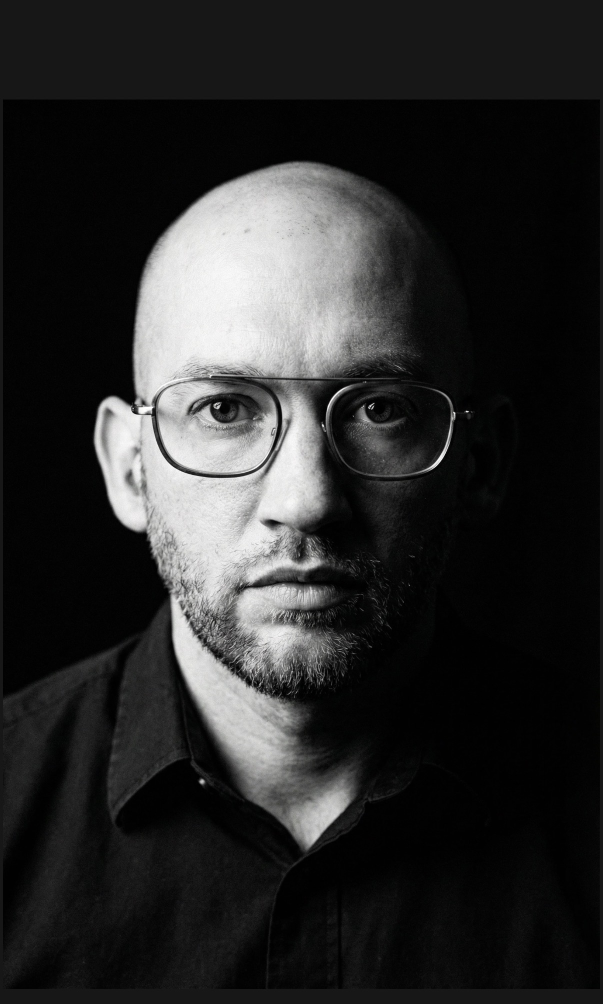
#> input picture dist/assets/zorba.jpg, 1206 x 2008 px, found by its file name (shown at 1/2 size)
$ python portraits.py ../dist/assets/zorba.jpg
#> lines starting #> are read from the running program, lines starting #| are printed output that depends on the picture; after the words box and inside, x2 and y2 are one past the last pixel; in counts of white or black regions, pixels touching at a corner belong together; pictures that were not available may be replaced by others from this repository, and a replacement may not be noted
import sys, io, numpy as np
from PIL import Image, ImageFilter, ImageOps
from rembg import remove, new_session
src='/home/claude/handoff/dist/assets/'; out=sys.argv[1]
# --- Zorba: trim baked-in grey frame, resize, compress
z=Image.open(src+'zorba.jpg').convert('L'); a=np.asarray(z).astype(int)
mask=np.abs(a-23)>3; ys,xs=np.where(mask)
#> after `mask = np.abs(a - 23) > 3`:
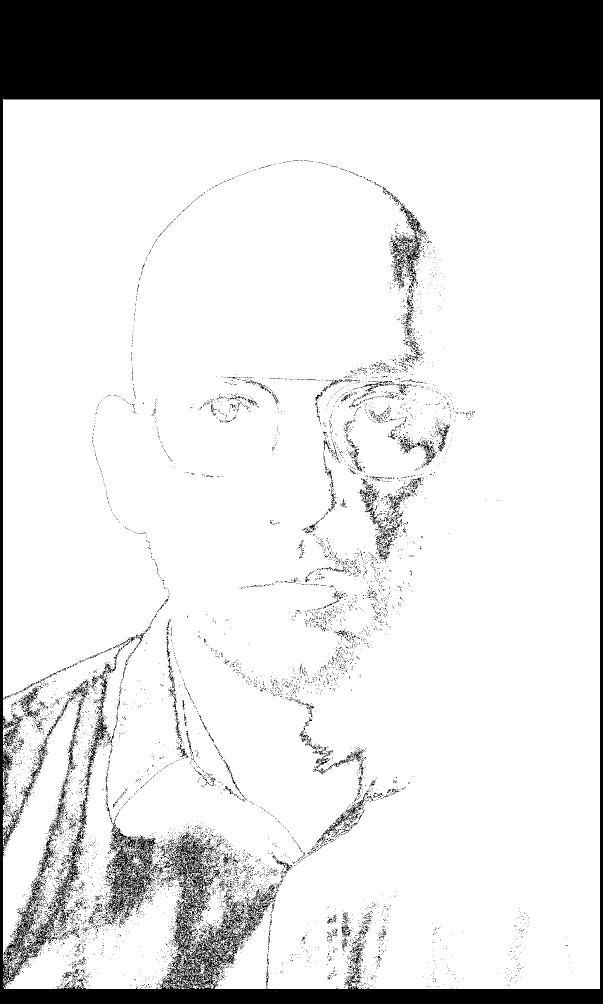
#> mask: shape (2008, 1206) bool (shown at 1/2 size); 84.4% white; 9278 black regions (8960 under 20 px), largest, box (x1, y1, x2, y2) and area: (0, 0, 1206, 2008) 320020, (215, 1657, 318, 1839) 6492, (781, 470, 842, 577) 2024
# robust bbox: rows/cols where enough pixels differ from frame grey
rows=np.where(mask.mean(axis=1)>0.5)[0]; cols=np.where(mask.mean(axis=0)>0.5)[0]
#> after `rows = np.where(mask.mean(axis=1) > 0.5)[0]`: rows = 1779 values from 199 to 1977
#> after `cols = np.where(mask.mean(axis=0) > 0.5)[0]`: cols = 1194 values from 6 to 1199
box=(cols.min()+2,rows.min()+2,cols.max()-1,rows.max()-1); print('zorba crop',box)
#> after `box = (cols.min() + 2, rows.min() + 2, cols.max() - 1, rows.max() - 1)`: box = (8, 201, 1198, 1976)
#| zorba crop (8, 201, 1198, 1976)
zc=z.crop(box)
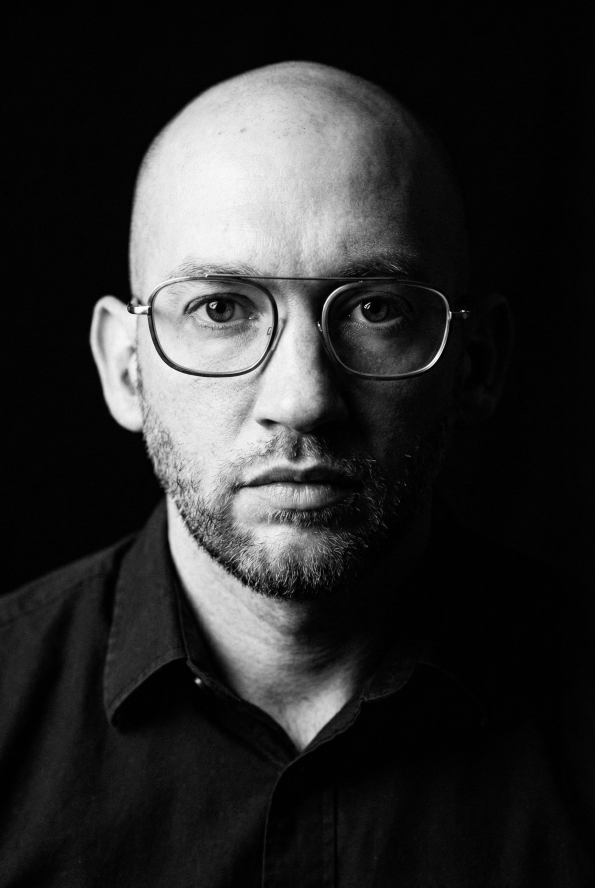
#> zc: PIL image 1190x1775 L (shown at 1/2 size); min 0, max 255, mean 45.2
# --- Etan: B&W low-key to match Zorba
e=Image.open(src+'etan.png').convert('RGB')
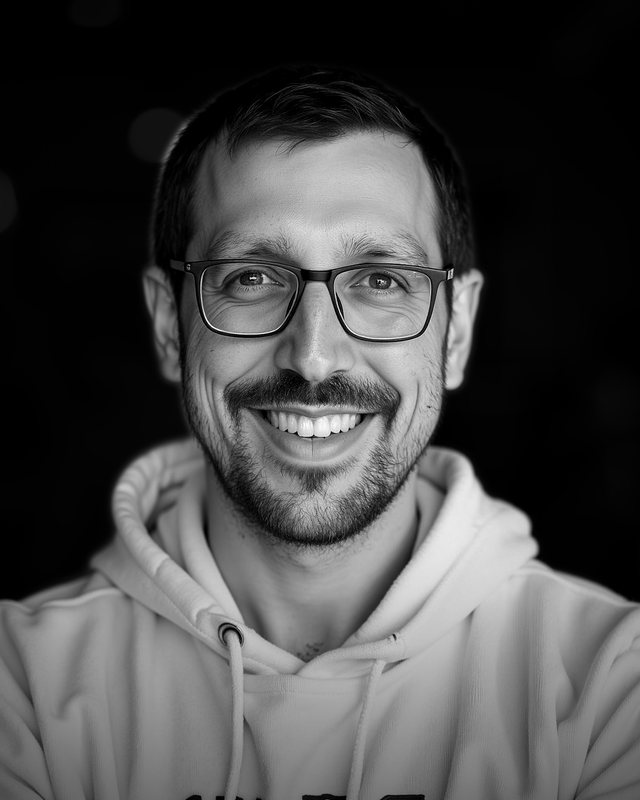
#> input picture dist/assets/etan.jpg, 640 x 800 px, given in place of etan.png, which was not available
W,H=e.size
#> W = 640; H = 800
#> (the run stopped early here; a loop or call above may not have finished)
